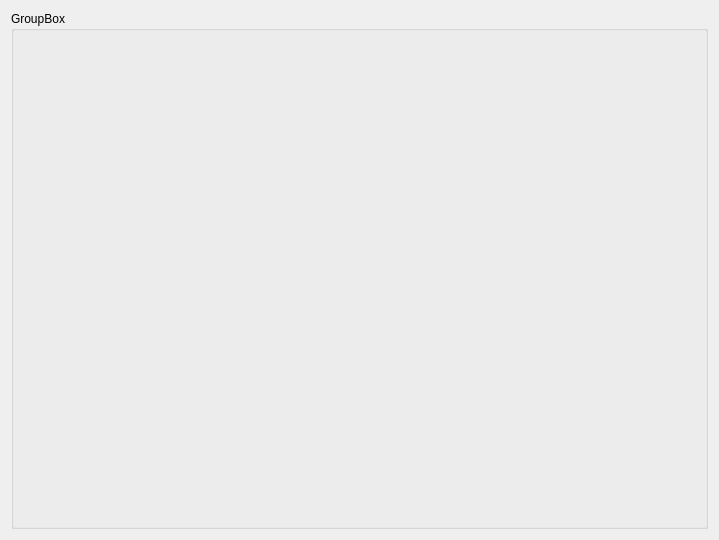
<?xml version="1.0" encoding="UTF-8"?>
<ui version="4.0">
 <class>Form</class>
 <widget class="QWidget" name="Form">
  <property name="geometry">
   <rect>
    <x>0</x>
    <y>0</y>
    <width>719</width>
    <height>540</height>
   </rect>
  </property>
  <property name="windowTitle">
   <string>Form</string>
  </property>
  <layout class="QGridLayout" name="gridLayout">
   <item row="0" column="0">
    <widget class="QGroupBox" name="lfbObjectGroup">
     <property name="title">
      <string>GroupBox</string>
     </property>
     <layout class="QGridLayout" name="gridLayout_3">
      <item row="0" column="0">
       <layout class="QGridLayout" name="lfbFormObject"/>
      </item>
     </layout>
    </widget>
   </item>
  </layout>
 </widget>
 <resources/>
 <connections/>
</ui>
